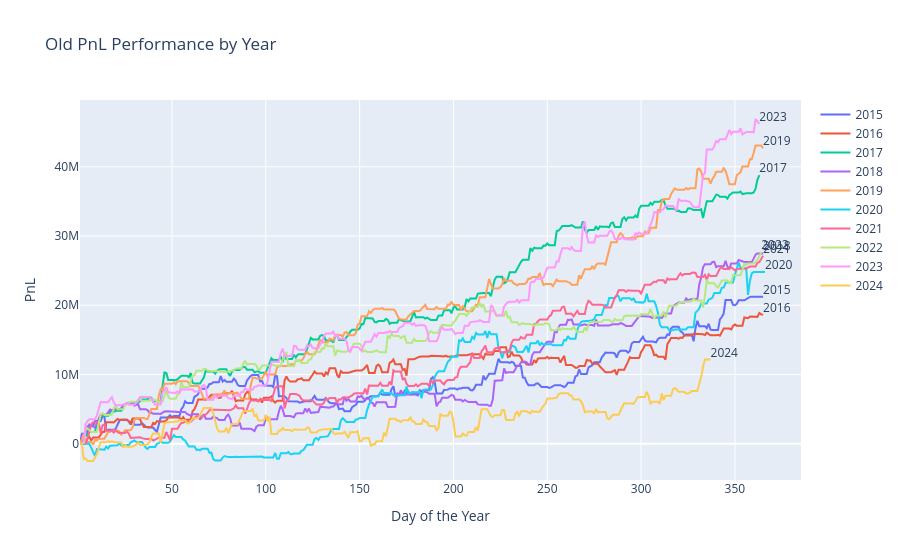

Notebook cell for this chart:
### Code cell
import plotly.graph_objects as go

# Extract the years from the index
years = pnl_final.index.year.unique()

# Initialize a dictionary to hold the normalized PnL data
normalized_pnl = {}

years = years[-10:]

# Normalize each year's PnL to start from 0
for year in years:
    yearly_pnl = pnl_final[pnl_final.index.year == year]['Total']
    normalized_pnl[year] = yearly_pnl - yearly_pnl.iloc[0]

# Create a Plotly figure
fig = go.Figure()

# Add traces for each year
for year, pnl in normalized_pnl.items():
    fig.add_trace(go.Scatter(
        x=pnl.index.dayofyear,
        y=pnl,
        mode='lines',
        name=str(year)
    ))

# Add year labels to the last x, y value of each year's PnL
for year, pnl in normalized_pnl.items():
    fig.add_trace(go.Scatter(
        x=[pnl.index.dayofyear[-1]],
        y=[pnl.iloc[-1]],
        mode='text',
        text=[str(year)],
        textposition='top right',
        showlegend=False
    ))

# Update layout
fig.update_layout(
    title='Old PnL Performance by Year',
    xaxis_title='Day of the Year',
    yaxis_title='PnL',
    showlegend=True
)

# Show the figure
fig.show()

### Figure 1 — Plotly figure (JSON) as saved in the notebook; plotly's stock layout.template omitted (floating-point values rounded to 4 significant figures; data arrays with more than 128 entries replaced by an {"elided": "..."} marker saying what was removed)
{"data": [{"mode": "lines", "name": "2015", "type": "scatter", "x": {"elided": "261 int values"}, "y": {"elided": "261 float values"}}, {"mode": "lines", "name": "2016", "type": "scatter", "x": {"elided": "261 int values"}, "y": {"elided": "261 float values"}}, {"mode": "lines", "name": "2017", "type": "scatter", "x": {"elided": "260 int values"}, "y": {"elided": "260 float values"}}, {"mode": "lines", "name": "2018", "type": "scatter", "x": {"elided": "261 int values"}, "y": {"elided": "261 float values"}}, {"mode": "lines", "name": "2019", "type": "scatter", "x": {"elided": "261 int values"}, "y": {"elided": "261 float values"}}, {"mode": "lines", "name": "2020", "type": "scatter", "x": {"elided": "261 int values"}, "y": {"elided": "261 float values"}}, {"mode": "lines", "name": "2021", "type": "scatter", "x": {"elided": "260 int values"}, "y": {"elided": "260 float values"}}, {"mode": "lines", "name": "2022", "type": "scatter", "x": {"elided": "260 int values"}, "y": {"elided": "260 float values"}}, {"mode": "lines", "name": "2023", "type": "scatter", "x": {"elided": "260 int values"}, "y": {"elided": "260 float values"}}, {"mode": "lines", "name": "2024", "type": "scatter", "x": {"elided": "241 int values"}, "y": {"elided": "241 float values"}}, {"mode": "text", "showlegend": false, "text": ["2015"], "textposition": "top right", "type": "scatter", "x": [365], "y": [21220000.0]}, {"mode": "text", "showlegend": false, "text": ["2016"], "textposition": "top right", "type": "scatter", "x": [365], "y": [18620000.0]}, {"mode": "text", "showlegend": false, "text": ["2017"], "textposition": "top right", "type": "scatter", "x": [363], "y": [38800000.0]}, {"mode": "text", "showlegend": false, "text": ["2018"], "textposition": "top right", "type": "scatter", "x": [365], "y": [27480000.0]}, {"mode": "text", "showlegend": false, "text": ["2019"], "textposition": "top right", "type": "scatter", "x": [365], "y": [42690000.0]}, {"mode": "text", "showlegend": false, "text": ["2020"], "textposition": "top right", "type": "scatter", "x": [366], "y": [24800000.0]}, {"mode": "text", "showlegend": false, "text": ["2021"], "textposition": "top right", "type": "scatter", "x": [365], "y": [27170000.0]}, {"mode": "text", "showlegend": false, "text": ["2022"], "textposition": "top right", "type": "scatter", "x": [364], "y": [27660000.0]}, {"mode": "text", "showlegend": false, "text": ["2023"], "textposition": "top right", "type": "scatter", "x": [363], "y": [46200000.0]}, {"mode": "text", "showlegend": false, "text": ["2024"], "textposition": "top right", "type": "scatter", "x": [337], "y": [12160000.0]}], "layout": {"showlegend": true, "title": {"text": "Old PnL Performance by Year"}, "xaxis": {"title": {"text": "Day of the Year"}}, "yaxis": {"title": {"text": "PnL"}}}}
